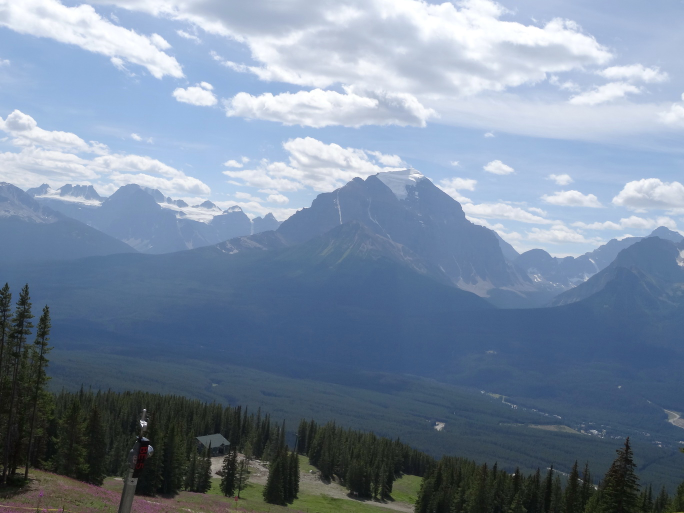
#> input picture assignment1_materials/src.jpg, 1368 x 1026 px (shown at 1/2 size)
$ jupyter execute --allow-errors trying.ipynb   (shell and % lines are left out)
#> lines starting #> are read from the running program, lines starting #| are printed output that depends on the picture
### assignment1_materials/ex1_student_solution.py
"""Projective Homography and Panorama Solution."""
import numpy as np

from typing import Tuple
from random import sample
from collections import namedtuple


from numpy.linalg import svd
from scipy.interpolate import griddata


PadStruct = namedtuple('PadStruct',
                       ['pad_up', 'pad_down', 'pad_right', 'pad_left'])


def homography_apply(homography, src_image, shape):
    pass


class Solution:
    """Implement Projective Homography and Panorama Solution."""
    def __init__(self):
        pass

    @staticmethod
    def compute_homography_naive(match_p_src: np.ndarray,
                                 match_p_dst: np.ndarray) -> np.ndarray:
        """Compute a Homography in the Naive approach, using SVD decomposition.

        Args:
            match_p_src: 2xN points from the source image.
            match_p_dst: 2xN points from the destination image.

        Returns:
            Homography from source to destination, 3x3 numpy array.
        """
        # return homography
        N = match_p_src.shape[1]
        u = match_p_dst[0, :]
        v = match_p_dst[1, :]
        x_vec = np.vstack([match_p_src,np.ones(N)]).T
        ux_vec = (x_vec.T*u).T
        vx_vec = (x_vec.T*v).T
        A_u = np.concatenate((x_vec, np.zeros((N, 3)), -ux_vec), axis=1)
        A_v = np.concatenate((np.zeros((N, 3)), x_vec, -vx_vec), axis=1)
        A = np.concatenate([A_u,A_v])
        svd = np.linalg.svd(A)
        chosen_eigen_vector = svd[2][-1]
        return chosen_eigen_vector.reshape((3,3))


    # [403 lines left out: functions compute_forward_homography_slow, compute_forward_homography_fast, test_homography, meet_the_model_points, compute_homography, compute_backward_mapping and 3 more, not called in this run]

### assignment1_materials/main.py
import time
import scipy.io
import matplotlib.pyplot as plt
import matplotlib.image as mpimg

from cv2 import resize, INTER_CUBIC
from matplotlib.patches import Circle

from ex1_student_solution import Solution


##########################################################
# Don't forget to fill in your IDs!!!
# students' IDs:
ID1 = '207901414'
ID2 = '987654321'
##########################################################


def tic():
    return time.time()


def toc(t):
    return float(tic()) - float(t)


def load_data(is_perfect_matches=True):
    # Read the data:
    src_img = mpimg.imread('src.jpg')
    dst_img = mpimg.imread('dst.jpg')
    if is_perfect_matches:
        # loading perfect matches
        matches = scipy.io.loadmat('matches_perfect')
    else:
        # matching points and some outliers
        matches = scipy.io.loadmat('matches')
    match_p_dst = matches['match_p_dst'].astype(float)
    match_p_src = matches['match_p_src'].astype(float)
    return src_img, dst_img, match_p_src, match_p_dst


# [190 lines left out: functions main, your_images_loader, your_images_main, not called in this run]


# [3 lines that do not run on import are left out]

### assignment1_materials/trying.ipynb
[cell 1]
import time
import scipy.io
import matplotlib.pyplot as plt
import matplotlib.image as mpimg

from cv2 import resize, INTER_CUBIC
from matplotlib.patches import Circle

from ex1_student_solution import Solution

import numpy as np

[cell 2]
src_img = mpimg.imread('src.jpg')
#> src_img is the input picture: shape (1026, 1368, 3); mean R, G, B 120.3, 136.9, 157.5
dst_img = mpimg.imread('dst.jpg')
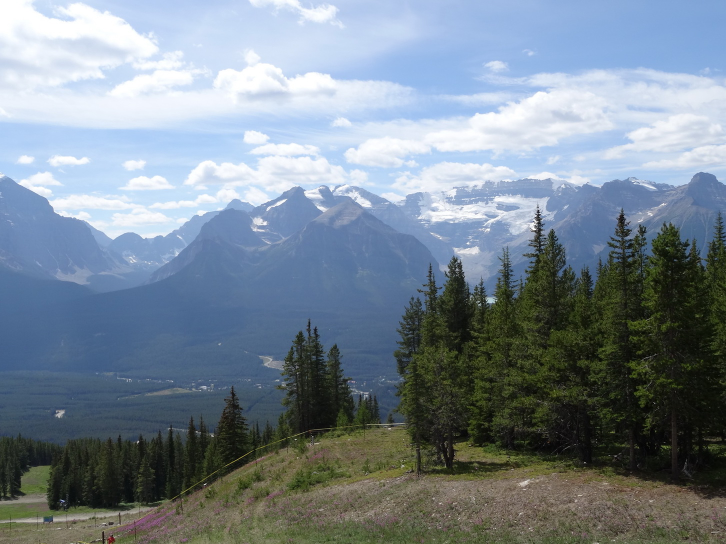
#> input picture assignment1_materials/dst.jpg, 1452 x 1088 px (shown at 1/2 size)
#> dst_img is the input picture: shape (1088, 1452, 3); mean R, G, B 121.2, 134.7, 146.4

[cell 3]
src_img.shape
#> Out = (1026, 1368, 3)

[cell 4]
matches = scipy.io.loadmat('matches.mat')
#> (reads assignment1_materials/matches.mat from the repository)

[cell 5]
plt.imshow(src_img)
mp_src = matches['match_p_src']
plt.scatter(mp_src[0,:],mp_src[1,:])
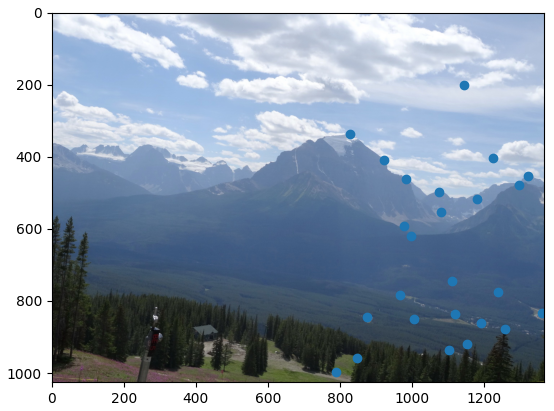
#> figure drawn by matplotlib, 1 panel

[cell 6]
plt.imshow(dst_img)
mp_dst = matches['match_p_dst']
plt.scatter(mp_dst[0,:],mp_dst[1,:])
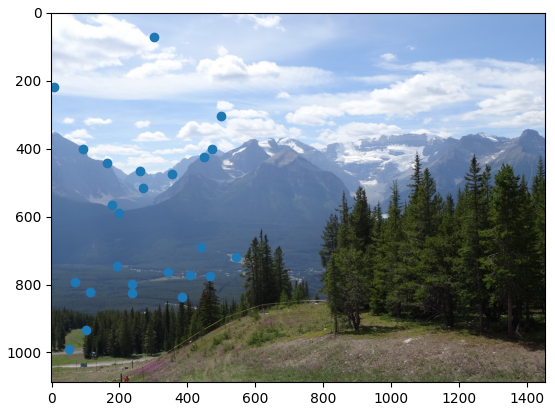
#> figure drawn by matplotlib, 1 panel

[cell 7]
# mp_dst = np.array([[1,1],[1,1]])
# mp_src = np.array([[1,2],[3,4]])

[cell 8]
match_p_src = mp_src
match_p_dst = mp_dst

[cell 9]
# [11 lines of commented-out code are left out]

[cell 10]
N = mp_src.shape[1]

u = match_p_dst[0, :]
v = match_p_dst[1, :]
x_vec = np.vstack([match_p_src,np.ones(N)]).T
ux_vec = (x_vec.T*u).T
vx_vec = (x_vec.T*v).T
A_u = np.concatenate((x_vec, np.zeros((N, 3)), -ux_vec), axis=1)
A_v = np.concatenate((np.zeros((N, 3)), x_vec, -vx_vec), axis=1)

[cell 11]
# (x_vec.T*u).T == uxy

[cell 12]
# ux_vec == uxy

[cell 13]
# vxy.shape

[cell 14]
# A_u_doubled = np.zeros((2 * N, 9))
# A_v_doubled = np.zeros((2 * N, 9))
# for i in range(0, N):
#     A_u_doubled[2 * i] = A_u[i]
#     A_u_doubled[2 * i + 1] = A_u[i]
#     A_v_doubled[2 * i] = A_v[i]
#     A_v_doubled[2 * i + 1] = A_v[i]
# A_u_doubled[1:(2 * N):2] = 0
# A_v_doubled[0:(2 * N):2] = 0
# A = A_u_doubled + A_v_doubled

[cell 15]
A = np.concatenate([A_u,A_v])

[cell 16]
svd = np.linalg.svd(A)

[cell 17]
chosen_eigen_vector = svd[2][svd[1].argmin()]

[cell 18]
H = chosen_eigen_vector.reshape((3,3))

[cell 19]
eigen_values = svd[1]

[cell 20]
eigen_vectors = svd[2]

[cell 21]
eigen_values.sort()

[cell 22]
eigen_values.argmin()

[cell 23]
AA = np.dot(np.transpose(A), A)
_, v = np.linalg.eigh(AA)
H = v[:, 0]

[cell 24]
H = np.reshape(H, (3, 3))
# H = H / H[-1, -1]

[cell 25]
H

[cell 26]
# Parameters
max_err = 25
inliers_percent = 0.8

[cell 27]
H_naive = H

[cell 28]
xy = np.vstack([mp_src, np.ones(mp_src.shape[1])])
uv = np.vstack([mp_dst, np.ones(mp_dst.shape[1])])
estimated = np.matmul(H_naive,xy)
estimated = estimated / estimated[2,:]
error = estimated - uv
norms = np.array([np.linalg.norm(error[:2,i]) for i in range(error.shape[1])])
vfunc = np.vectorize(lambda x: x < max_err)
fit_points = vfunc(norms)
fit_percent = np.mean(fit_points)
dist_mse = np.mean(norms[fit_points])

[cell 29]
fit_percent

[cell 30]
dist_mse

####

[cell 31]
from ex1_student_solution import Solution

[cell 32]
H= Solution.compute_homography_naive(mp_src,mp_dst)

[cell 33]
H = H / H[-1][-1]

[cell 34]
H

[cell 35]
match_p_src.shape

[cell 36]
x_vec = np.vstack([match_p_src,np.ones(N)]).T

[cell 37]
pred_dst = np.dot(H,x_vec.T)

[cell 38]
pred_dst = pred_dst/pred_dst[2,:]

[cell 39]
pred_dst= pred_dst[:2,]

[cell 40]
max_err = 0
dist = pred_dst - match_p_dst
l1 =np.linalg.norm(dist,axis=0)
inline_l1 = l1[l1<max_err]
mse = np.mean(inline_l1**2) if len(inline_l1)>0 else 10 ** 9
sum(l1 < max_err)/len(l1), mse

[cell 41]
l1

#> (a cell that did not finish here is left out)

[cell 43]
from main import *

#> (a cell that did not finish here is left out)


[cell 45]
src = src_img

[cell 46]
def forward_mapping(H, src):
    """ Input : A homography matrix 3*3, src points to transfer as a 3*n array
        output: dst points as a 3*n array"""
    pts_hom = np.vstack([src, np.ones(src.shape[1])])
    f_map = H @ pts_hom
    f_map = f_map / f_map[2,:]
    return f_map

[cell 47]
def get_all_image_indices(H,src_img):
    img = np.asarray(src_img[:,:,1])
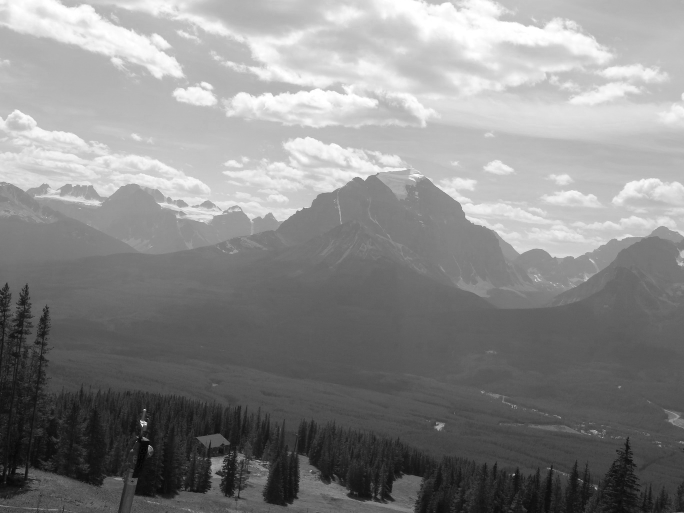
#> img: shape (1026, 1368) (shown at 1/2 size); min 0, max 255, mean 136.9
    ys , xs = np.where(img!=None)
    xs = np.asarray(xs)
    ys = np.asarray(ys)
    xs = xs.T
    ys = ys.T
    orig_ind = np.vstack((xs,ys))
    target_ind = forward_mapping(H, orig_ind)
    target_ind = target_ind.round()
    target_ind = target_ind.astype(int)
    return orig_ind,target_ind

[cell 48]
o,t= get_all_image_indices(H,src_img)

[cell 49]
o[:,0],t[:,0]
#> Out = ([0, 0], [625, 817, 1])

[cell 50]
img = np.asarray(src_img[:,:,1])
ys , xs = np.where(img!=None)
xs = np.asarray(xs)
ys = np.asarray(ys)
xs = xs.T
ys = ys.T
orig_ind = np.vstack((xs,ys))
target_ind = forward_mapping(H, orig_ind)
target_ind = target_ind.round()
target_ind = target_ind.astype(int)

[cell 51]
target_ind.shape
#> Out = (3, 1403568)

[cell 52]
def get_corner_indx(src_img_np, H):
    rows, cols, _ = src_img_np.shape
    cor_src = np.zeros((2,4))
    cor_src[:, 0] = np.array([0,0]).T
    cor_src[:, 1] = np.array([0,rows]).T
    cor_src[:, 2] = np.array([cols,0]).T
    cor_src[:, 3] = np.array([cols,rows]).T
    print(cor_src)
    corners = forward_mapping(H, cor_src)
    xmin = math.floor(min(corners[0,:]))
    xmax = math.ceil(max(corners[0, :]))
    ymin = math.floor(min(corners[1, :]))
    ymax = math.ceil(max(corners[1, :]))
    return xmin, xmax, ymin, ymax

[cell 53]
import math

[cell 54]
orig_ind , target_ind = get_all_image_indices(H,src_img)
src_img_np = np.asarray(src_img)
rows, cols, __ = src_img_np.shape
#> rows = 1026; cols = 1368
x1, x2, y1, y2 = get_corner_indx(src_img_np,H)
#> x1 = 449; x2 = 812; y1 = 131; y2 = 818

#> (a cell that did not finish here is left out)

#> (a cell that did not finish here is left out)

[cell 57]
x1
#> Out = 449

#> (a cell that did not finish here is left out)

#> (a cell that did not finish here is left out)

#> (a cell that did not finish here is left out)

#> (a cell that did not finish here is left out)

#> (a cell that did not finish here is left out)

[cell 63]
""" Input: A homography matrix 3*3, src img  to transfer
    Output: dst image (after transformation) scaled according to destination max coordinates"""
orig_ind , target_ind = get_all_image_indices(H,src_img)
src_img_np = np.asarray(src_img)
rows, cols, __ = src_img_np.shape
x1, x2, y1, y2 = get_corner_indx(src_img_np,H)
width = x2-x1
#> width = 363
hight = y2-y1
#> hight = 687
# target_img = np.zeros((hight+1,width+1,3))
target_img = np.zeros_like(dst_img)
def get_mapped_indx(tt, first_indx, size,i):
    ret = tt[i,:]
    ret = ret - first_indx
    ret = np.array([min(max(indx, 1), size) for indx in ret])
    return ret
x_new = get_mapped_indx(target_ind,x1, target_img.shape[0]-1,0)
y_new = get_mapped_indx(target_ind,y1, target_img.shape[1]-1,1)
x_new = x_new.astype(int)
y_new = y_new.astype(int)
target_ind = np.vstack((x_new,y_new))
#> (the rest of this cell did not finish here and is left out)

[cell 64]
x_new[i]
#> Out = 195

[cell 65]
target_img.shape[0]-1
#> Out = 1087

[cell 66]
target_img.shape
#> Out = (1088, 1452, 3)

[cell 67]
plt.imshow(dst_img)
mp_dst = matches['match_p_dst']
plt.scatter(mp_dst[0,:],mp_dst[1,:])

[cell 68]
# !/home/dan/anaconda3/envs/cv_env/bin/python main.py

[cell 69]
solution = Solution()

[cell 70]
# [12 lines of commented-out code are left out]

[cell 71]
###################

[cell 72]
z= np.zeros_like(dst_img)

[cell 73]
dst_img.shape
#> Out = (1088, 1452, 3)
